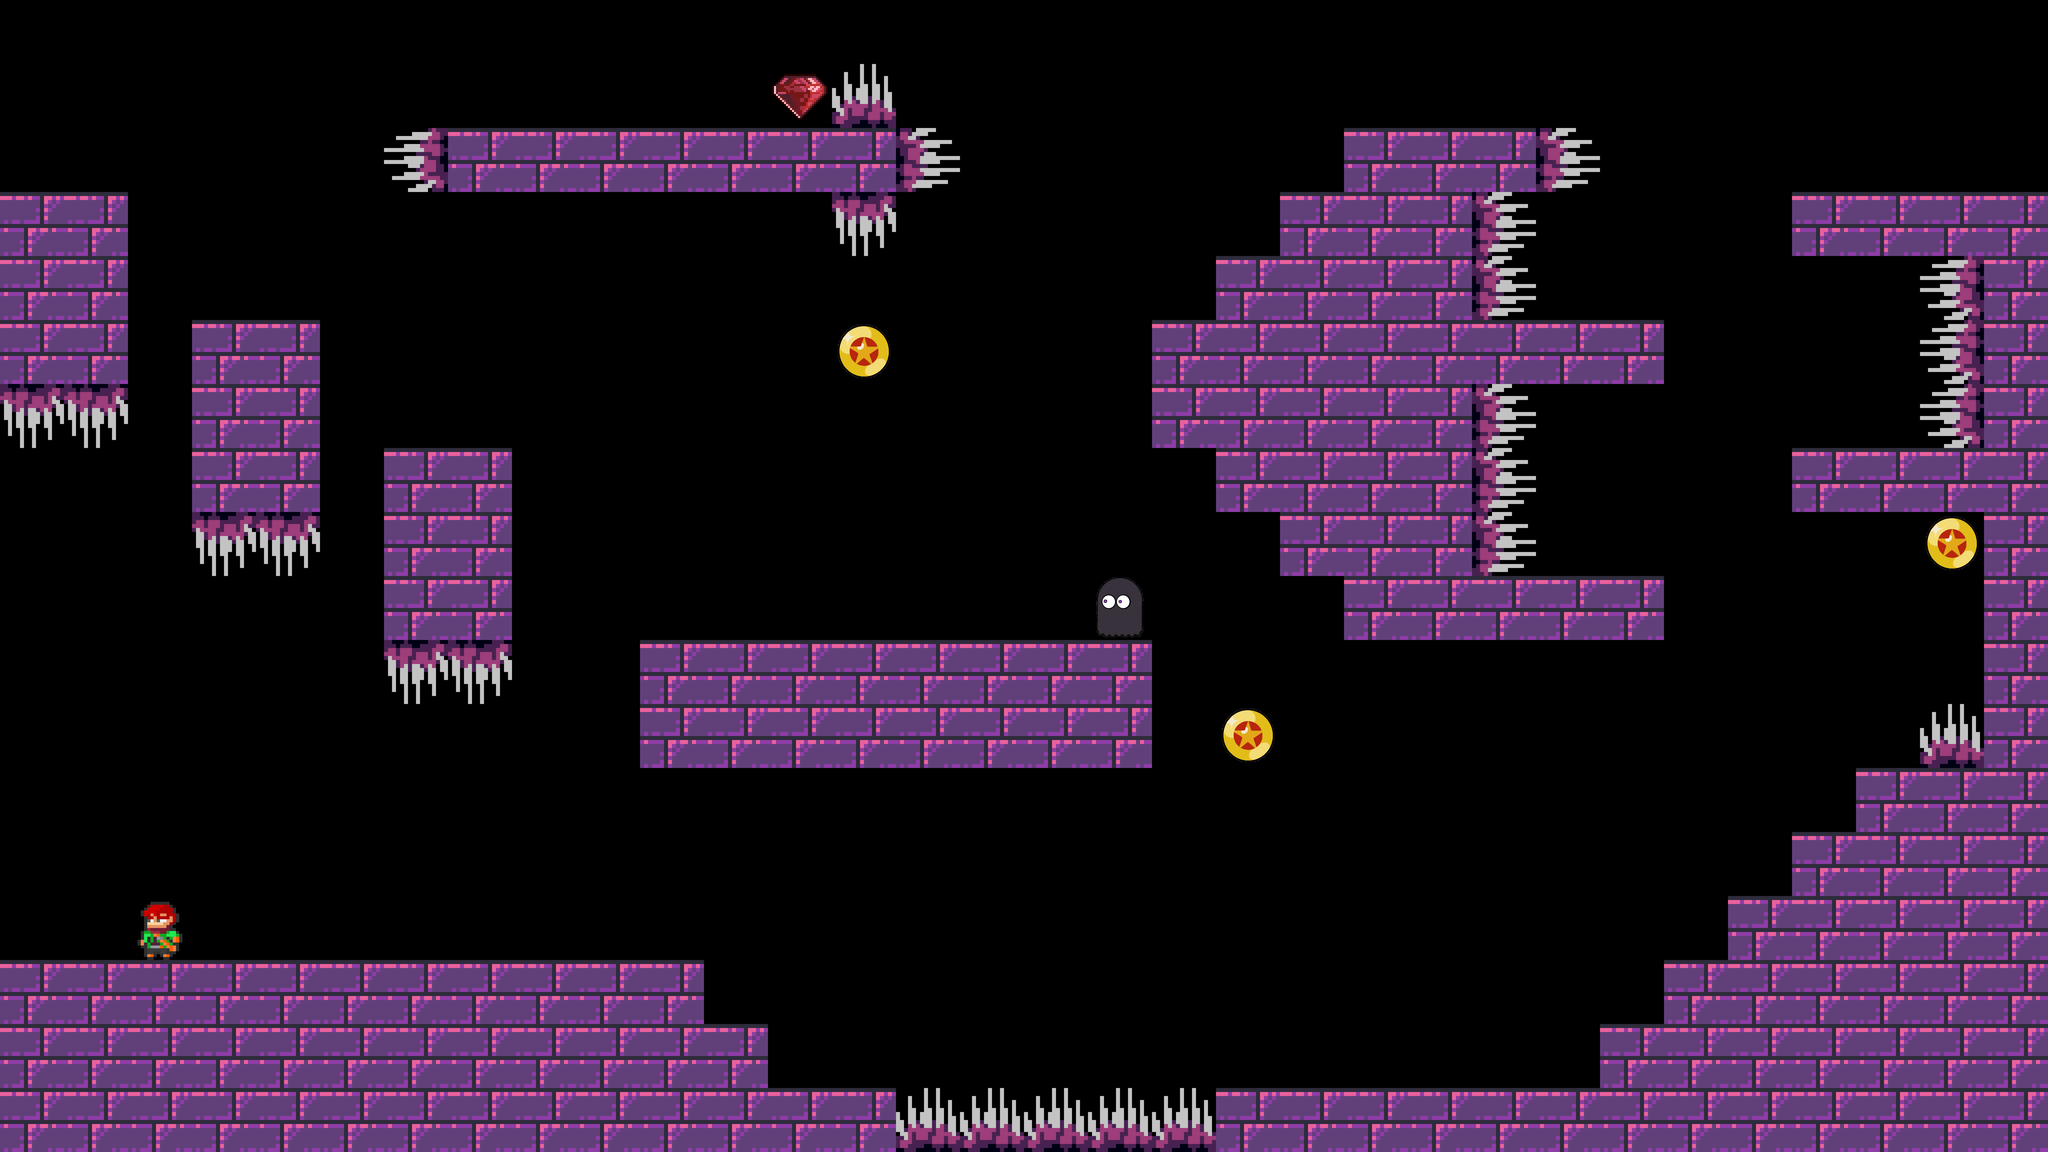

Rendered tile map (Tiled .tmx) drawn with the repository's tilesets; below, a short description and the full map source, tile grids included:
An orthogonal 32x18 tile map with 256x256 px tiles, 1 tile layer (Tile Layer 1).

<map version="1.8" tiledversion="1.8.2" orientation="orthogonal" renderorder="right-down" width="32" height="18" tilewidth="256" tileheight="256" infinite="0" nextlayerid="2" nextobjectid="1">
 <editorsettings>
  <export target="../level/Max.level" format="level" />
 </editorsettings>
 <tileset firstgid="1" source="IlluFormerSprites.tsx" />
 <layer id="1" name="Tile Layer 1" width="32" height="18">
  <data encoding="csv">
0,0,0,0,0,0,0,0,0,0,0,0,0,0,0,0,0,0,0,0,0,0,0,0,0,0,0,0,0,0,0,0,
0,0,0,0,0,0,0,0,0,0,0,0,4,11,0,0,0,0,0,0,0,0,0,0,0,0,0,0,0,0,0,0,
0,0,0,0,0,0,9,7,7,7,7,7,7,7,10,0,0,0,0,0,0,7,7,7,10,0,0,0,0,0,0,0,
7,7,0,0,0,0,0,0,0,0,0,0,0,8,0,0,0,0,0,0,7,7,7,10,0,0,0,0,7,7,7,7,
7,7,0,0,0,0,0,0,0,0,0,0,0,0,0,0,0,0,0,7,7,7,7,10,0,0,0,0,0,0,9,7,
7,7,0,7,7,0,0,0,0,0,0,0,0,2,0,0,0,0,7,7,7,7,7,7,7,7,0,0,0,0,9,7,
8,8,0,7,7,0,0,0,0,0,0,0,0,0,0,0,0,0,7,7,7,7,7,10,0,0,0,0,0,0,9,7,
0,0,0,7,7,0,7,7,0,0,0,0,0,0,0,0,0,0,0,7,7,7,7,10,0,0,0,0,7,7,7,7,
0,0,0,8,8,0,7,7,0,0,0,0,0,0,0,0,0,0,0,0,7,7,7,10,0,0,0,0,0,0,2,7,
0,0,0,0,0,0,7,7,0,0,0,0,0,0,0,0,0,3,0,0,0,7,7,7,7,7,0,0,0,0,0,7,
0,0,0,0,0,0,8,8,0,0,7,7,7,7,7,7,7,7,0,0,0,0,0,0,0,0,0,0,0,0,0,7,
0,0,0,0,0,0,0,0,0,0,7,7,7,7,7,7,7,7,0,2,0,0,0,0,0,0,0,0,0,0,11,7,
0,0,0,0,0,0,0,0,0,0,0,0,0,0,0,0,0,0,0,0,0,0,0,0,0,0,0,0,0,7,7,7,
0,0,0,0,0,0,0,0,0,0,0,0,0,0,0,0,0,0,0,0,0,0,0,0,0,0,0,0,7,7,7,7,
0,0,1,0,0,0,0,0,0,0,0,0,0,0,0,0,0,0,0,0,0,0,0,0,0,0,0,7,7,7,7,7,
7,7,7,7,7,7,7,7,7,7,7,0,0,0,0,0,0,0,0,0,0,0,0,0,0,0,7,7,7,7,7,7,
7,7,7,7,7,7,7,7,7,7,7,7,0,0,0,0,0,0,0,0,0,0,0,0,0,7,7,7,7,7,7,7,
7,7,7,7,7,7,7,7,7,7,7,7,7,7,11,11,11,11,11,7,7,7,7,7,7,7,7,7,7,7,7,7
</data>
 </layer>
</map>